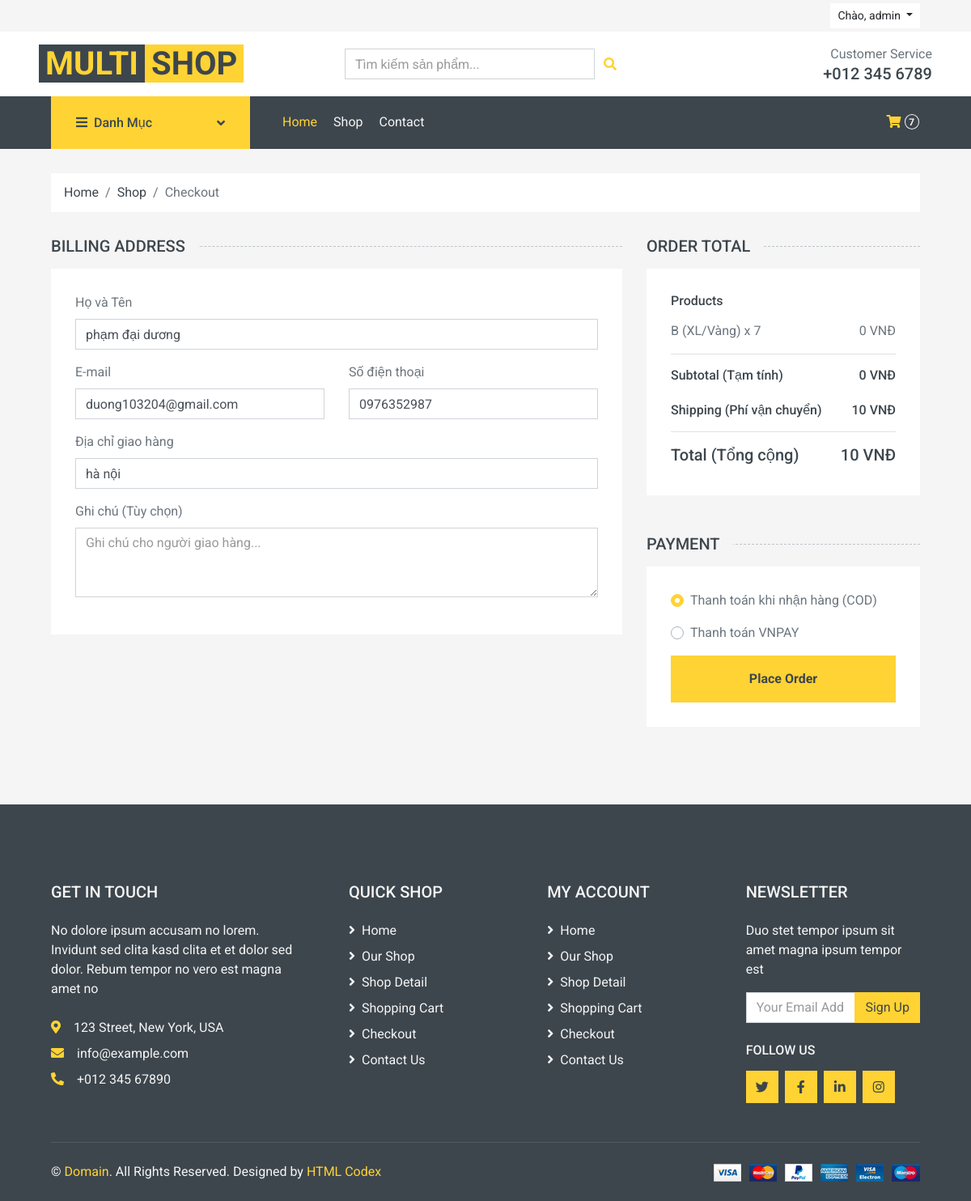
Screenshot of /donhang/checkout/ (signed in) with the database file from the repository.
### nguoidung/models.py (models this page shows, shortened)
class NguoiDung(AbstractUser):
    ROLE_CHOICES = (
        ('admin', 'Quản trị viên'),
        ('nhanvien', 'Nhân viên'),
        ('khachhang', 'Khách hàng'),
    )
    ho_ten = models.CharField(max_length=100)
    so_dien_thoai = models.CharField(max_length=20, blank=True, null=True)
    dia_chi = models.CharField(max_length=255, blank=True, null=True)
    trang_thai = models.BooleanField(default=True)
    vai_tro = models.CharField(max_length=20, choices=ROLE_CHOICES, default='khachhang')

### giohang/models.py (models this page shows, shortened)
class ChiTietGioHang(models.Model):
    ma_gio_hang = models.ForeignKey(GioHang, on_delete=models.CASCADE)
    ma_san_pham = models.ForeignKey(SanPham, on_delete=models.CASCADE)
    size = models.CharField(max_length=50, null=True, blank=True)
    color = models.CharField(max_length=50, null=True, blank=True)
    so_luong = models.IntegerField(default=1)
    ngay_them = models.DateTimeField(auto_now_add=True)
    @property
    def tong_tien_item(self):
        gia = self.ma_san_pham.giakm if self.ma_san_pham.giakm is not None else 0
        return gia * self.so_luong

### sanpham/models.py (models this page shows, shortened)
class SanPham(models.Model):
    ma_danh_muc = models.ForeignKey(DanhMuc, on_delete=models.CASCADE)
    ten_san_pham = models.CharField(max_length=200)
    mo_ta = models.TextField(blank=True, null=True)
    gia = models.DecimalField(max_digits=10, decimal_places=2)
    giakm = models.DecimalField(max_digits=10, decimal_places=2)
    anh_dai_dien = models.ImageField(upload_to='sanpham/', blank=True, null=True)
    trang_thai = models.BooleanField(default=True)

### donhang/views.py (the view)
# urls.py: path('checkout/', views.checkout_view, name='checkout'),
@login_required
def checkout_view(request):
    try:
        gio_hang_db = GioHang.objects.get(ma_nguoi_dung=request.user)
        cart_items = ChiTietGioHang.objects.filter(ma_gio_hang=gio_hang_db)
        if not cart_items.exists():
            messages.error(request, "Giỏ hàng của bạn đang trống.")
            return redirect('gio_hang_view')
    except GioHang.DoesNotExist:
        messages.error(request, "Giỏ hàng của bạn đang trống.")
        return redirect('gio_hang_view')
    subtotal = 0
    for item in cart_items:
        subtotal += item.tong_tien_item # Dùng property 'tong_tien_item' từ model
    shipping_fee = 10 # Phí ship (ví dụ)
    total = subtotal + shipping_fee
    context = {
        'cart_items': cart_items,
        'subtotal': subtotal,
        'shipping_fee': shipping_fee,
        'total': total,
        'user': request.user # Gửi thông tin user để điền form
    }
    return render(request, 'checkout.html', context)

### giohang/context_processors.py (called while the page is built)
def cart_context(request):
    cart_total_items = 0
    if request.user.is_authenticated:
        try:
            gio_hang_db = GioHang.objects.get(ma_nguoi_dung=request.user)
            result = ChiTietGioHang.objects.filter(ma_gio_hang=gio_hang_db).aggregate(
                total_quantity=Sum('so_luong')
            )
            cart_total_items = result.get('total_quantity') or 0
        except GioHang.DoesNotExist:
            cart_total_items = 0
    else:
        gio_hang_session = request.session.get('giohang', {})
        cart_total_items = sum(item.get('so_luong', 0) for item in gio_hang_session.values())
    return {
        'cart_total_items': cart_total_items
    }

### donhang/templates/checkout.html (shortened to what this page needs)
{% extends 'base.html' %}
{% load static %}
{% block cssblock %}
    <link href="https://cdnjs.cloudflare.com/ajax/libs/font-awesome/5.10.0/css/all.min.css" rel="stylesheet">
    <link href="{% static 'lib/animate/animate.min.css' %}" rel="stylesheet">
    <link href="{% static 'lib/owlcarousel/assets/owl.carousel.min.css' %}" rel="stylesheet">
    <link href="{% static 'css/style.css' %}" rel="stylesheet">
{% endblock %}
{% block content %}
    <div class="container-fluid">
        <div class="row px-xl-5">
            <div class="col-12">
                <nav class="breadcrumb bg-light mb-30">
                    <a class="breadcrumb-item text-dark" href="{% url 'index' %}">Home</a>
                    <a class="breadcrumb-item text-dark" href="{% url 'shop' %}">Shop</a>
                    <span class="breadcrumb-item active">Checkout</span>
                </nav>
            </div>
        </div>
    </div>
    <form action="{% url 'place_order' %}" method="POST">
        <div class="container-fluid">
            <div class="row px-xl-5">
                <div class="col-lg-8">
                    <h5 class="section-title position-relative text-uppercase mb-3"><span class="bg-secondary pr-3">Billing Address</span></h5>
                    <div class="bg-light p-30 mb-5">
                        <div class="row">
                            <div class="col-md-12 form-group">
                                <label>Họ và Tên</label>
                                <input class="form-control" type="text" name="ho_ten" placeholder="John Doe" value="{{ user.ho_ten|default_if_none:'' }}" required>
                            </div>
                            <div class="col-md-6 form-group">
                                <label>E-mail</label>
                                <input class="form-control" type="email" name="email" placeholder="example@email.com" value="{{ user.email }}" required>
                            </div>
                            <div class="col-md-6 form-group">
                                <label>Số điện thoại</label>
                                <input class="form-control" type="text" name="so_dien_thoai" placeholder="+123 456 789" value="{{ user.so_dien_thoai|default_if_none:'' }}" required>
                            </div>
                            <div class="col-md-12 form-group">
                                <label>Địa chỉ giao hàng</label>
                                <input class="form-control" type="text" name="dia_chi_giao" placeholder="123 Street" value="{{ user.dia_chi|default_if_none:'' }}" required>
                            </div>
                            <div class="col-md-12 form-group">
                                <label>Ghi chú (Tùy chọn)</label>
                                <textarea class="form-control" name="ghi_chu" rows="3" placeholder="Ghi chú cho người giao hàng..."></textarea>
                            </div>
                            </div>
                    </div>
                </div>
                <div class="col-lg-4">
                    <h5 class="section-title position-relative text-uppercase mb-3"><span class="bg-secondary pr-3">Order Total</span></h5>
                    <div class="bg-light p-30 mb-5">
                        <div class="border-bottom">
                            <h6 class="mb-3">Products</h6>
                            {% for item in cart_items %}
                            <div class="d-flex justify-content-between">
                                <p>{{ item.ma_san_pham.ten_san_pham }} ({{ item.size }}/{{ item.color }}) x {{ item.so_luong }}</p>
                                <p>{{ item.tong_tien_item|floatformat:0 }} VNĐ</p>
                            </div>
                            {% endfor %}
                        </div>
                        <div class="border-bottom pt-3 pb-2">
                            <div class="d-flex justify-content-between mb-3">
                                <h6>Subtotal (Tạm tính)</h6>
                                <h6>{{ subtotal|floatformat:0 }} VNĐ</h6>
                            </div>
                            <div class="d-flex justify-content-between">
                                <h6 class="font-weight-medium">Shipping (Phí vận chuyển)</h6>
                                <h6 class="font-weight-medium">{{ shipping_fee|floatformat:0 }} VNĐ</h6>
                            </div>
                        </div>
                        <div class="pt-2">
                            <div class="d-flex justify-content-between mt-2">
                                <h5>Total (Tổng cộng)</h5>
                                <h5>{{ total|floatformat:0 }} VNĐ</h5>
                            </div>
                        </div>
                    </div>
                    <div class="mb-5">
                        <h5 class="section-title position-relative text-uppercase mb-3"><span class="bg-secondary pr-3">Payment</span></h5>
                        <div class="bg-light p-30">
                            <div class="form-group">
                                <div class="custom-control custom-radio">
                                    <label class="custom-control-label" for="cod">Thanh toán khi nhận hàng (COD)</label>
                                </div>
                            </div>
                            <div class="form-group">
                                <div class="custom-control custom-radio">
                                    <label class="custom-control-label" for="vnpay">Thanh toán VNPAY</label>
                                </div>
                            </div>
                            <button type="submit" class="btn btn-block btn-primary font-weight-bold py-3">Place Order</button>
                        </div>
                    </div>
                </div>
            </div>
        </div>
    </form>
    {% endblock %}

### templates/navbar.html (shortened to what this page needs)
{% load static %}
    <div class="container-fluid">
        <div class="row bg-secondary py-1 px-xl-5">
            <div class="col-lg-6 d-none d-lg-block">
            </div>
        {% load static %}
<div class="col-lg-6 text-center text-lg-right">
    <div class="d-inline-flex align-items-center">
        {% if user.is_authenticated %}
            <div class="btn-group">
                <button type="button" class="btn btn-sm btn-light dropdown-toggle" data-toggle="dropdown">
                    Chào, {{ user.username }}
                </button>
            </div>
        {% endif %}
        </div>
    </div>
                </div>
            </div>
        <div class="row align-items-center bg-light py-3 px-xl-5 d-none d-lg-flex">
            <div class="col-lg-4">
                <a href="{% url 'index' %}" class="text-decoration-none">
                    <span class="h1 text-uppercase text-primary bg-dark px-2">Multi</span>
                    <span class="h1 text-uppercase text-dark bg-primary px-2 ml-n1">Shop</span>
                </a>
            </div>
            <div class="col-lg-4 col-6 text-left">
    {% include 'core/search_bar.html' %}
</div>
            <div class="col-lg-4 col-6 text-right">
                <p class="m-0">Customer Service</p>
                <h5 class="m-0">+012 345 6789</h5>
            </div>
        </div>
    <div class="container-fluid bg-dark mb-30">
        <div class="row px-xl-5">
<div class="col-lg-3 d-none d-lg-block">
    <a class="btn d-flex align-items-center justify-content-between bg-primary w-100"
       data-toggle="collapse" href="#navbar-vertical"
       style="height: 65px; padding: 0 30px;">
        <h6 class="text-dark m-0"><i class="fa fa-bars mr-2"></i>Danh Mục</h6>
        <i class="fa fa-angle-down text-dark"></i>
    </a>
</div>
            <div class="col-lg-9">
                <nav class="navbar navbar-expand-lg bg-dark navbar-dark py-3 py-lg-0 px-0">
                    <div class="collapse navbar-collapse justify-content-between" id="navbarCollapse">
                        <div class="navbar-nav mr-auto py-0">
                            <a href="{% url 'index' %}" class="nav-item nav-link active">Home</a>
                            <a href="{% url 'shop' %}" class="nav-item nav-link">Shop</a>
                            <a href="{% url 'contact' %}" class="nav-item nav-link">Contact</a>
                        </div>
                        <div class="navbar-nav ml-auto py-0 d-none d-lg-block">
                            <a href="{% url 'gio_hang_view' %}" class="btn px-0 ml-3">
                                <i class="fas fa-shopping-cart text-primary"></i>
                                <span class="badge text-secondary border border-secondary rounded-circle" style="padding-bottom: 2px;">{{ cart_total_items }}</span>
                            </a>
                        </div>
                    </div>
                </nav>
            </div>
        </div>
    </div>

### rows the page displays
NguoiDung: username "admin", ho_ten "phạm đại dương", email "duong103204@gmail.com", so_dien_thoai "0976352987", dia_chi_giao "hà nội"
ChiTietGioHang: ma_san_pham.ten_san_pham "B", size "XL", color "Vàng", so_luong "7", tong_tien_item "0"

### other values shown
{{ cart_total_items }} "7"
{{ subtotal|floatformat:0 }} "0"
{{ shipping_fee|floatformat:0 }} "10"
{{ total|floatformat:0 }} "10"
